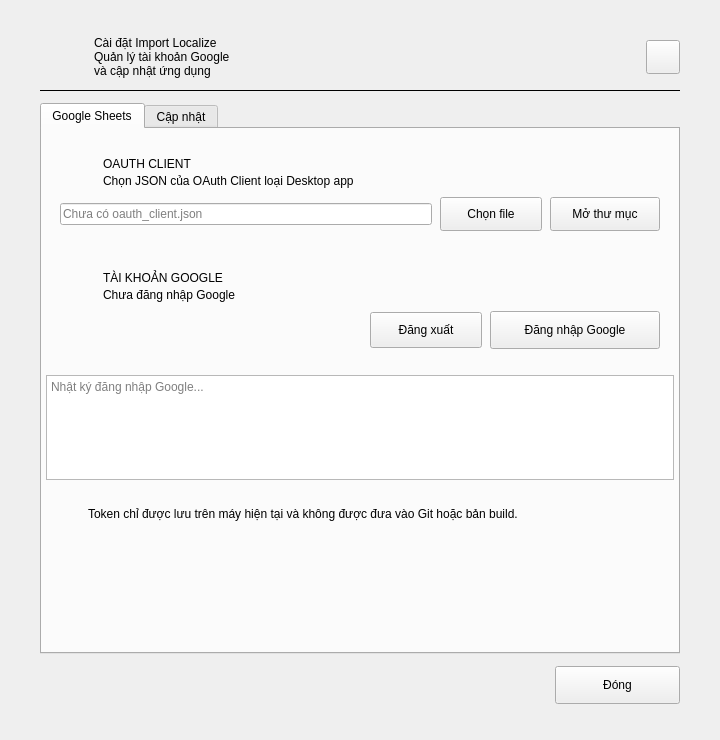
<?xml version="1.0" encoding="UTF-8"?>
<ui version="4.0">
 <class>SettingsForm</class>
 <widget class="QWidget" name="SettingsForm">
  <property name="geometry"><rect><x>0</x><y>0</y><width>720</width><height>740</height></rect></property>
  <layout class="QVBoxLayout" name="outsideLayout">
   <property name="spacing"><number>0</number></property>
   <property name="leftMargin"><number>18</number></property>
   <property name="topMargin"><number>18</number></property>
   <property name="rightMargin"><number>18</number></property>
   <property name="bottomMargin"><number>18</number></property>
   <item>
    <widget class="QFrame" name="dialogCard">
     <layout class="QVBoxLayout" name="rootLayout">
      <property name="spacing"><number>12</number></property>
      <property name="leftMargin"><number>22</number></property>
      <property name="topMargin"><number>18</number></property>
      <property name="rightMargin"><number>22</number></property>
      <property name="bottomMargin"><number>18</number></property>
      <item>
       <layout class="QHBoxLayout" name="headerLayout">
        <property name="spacing"><number>12</number></property>
        <item><widget class="QLabel" name="dialogIconLabel"><property name="minimumSize"><size><width>42</width><height>42</height></size></property><property name="maximumSize"><size><width>42</width><height>42</height></size></property><property name="alignment"><set>Qt::AlignmentFlag::AlignCenter</set></property></widget></item>
        <item><layout class="QVBoxLayout" name="titleLayout"><property name="spacing"><number>0</number></property><item><widget class="QLabel" name="titleLabel"><property name="text"><string>Cài đặt Import Localize</string></property></widget></item><item><widget class="QLabel" name="subtitleLabel"><property name="text"><string>Quản lý tài khoản Google và cập nhật ứng dụng</string></property><property name="wordWrap"><bool>true</bool></property></widget></item></layout></item>
        <item><spacer name="headerSpacer"><property name="orientation"><enum>Qt::Orientation::Horizontal</enum></property><property name="sizeHint" stdset="0"><size><width>20</width><height>20</height></size></property></spacer></item>
        <item><widget class="QPushButton" name="closeIconButton"><property name="minimumSize"><size><width>34</width><height>34</height></size></property><property name="maximumSize"><size><width>34</width><height>34</height></size></property><property name="text"><string/></property><property name="toolTip"><string>Đóng</string></property></widget></item>
       </layout>
      </item>
      <item><widget class="QFrame" name="dialogDivider"><property name="minimumSize"><size><width>0</width><height>1</height></size></property><property name="maximumSize"><size><width>16777215</width><height>1</height></size></property><property name="frameShape"><enum>QFrame::Shape::HLine</enum></property></widget></item>
      <item>
       <widget class="QTabWidget" name="settingsTabs">
        <property name="currentIndex"><number>0</number></property>
        <widget class="QWidget" name="googleTab">
         <attribute name="title"><string>Google Sheets</string></attribute>
         <layout class="QVBoxLayout" name="googleTabLayout">
          <property name="spacing"><number>14</number></property><property name="leftMargin"><number>4</number></property><property name="topMargin"><number>14</number></property><property name="rightMargin"><number>4</number></property><property name="bottomMargin"><number>6</number></property>
          <item>
           <widget class="QFrame" name="oauthClientCard">
            <layout class="QVBoxLayout" name="oauthClientLayout">
             <property name="spacing"><number>8</number></property><property name="leftMargin"><number>14</number></property><property name="topMargin"><number>12</number></property><property name="rightMargin"><number>14</number></property><property name="bottomMargin"><number>12</number></property>
             <item><layout class="QHBoxLayout" name="oauthClientHeaderLayout"><property name="spacing"><number>9</number></property><item><widget class="QLabel" name="oauthClientIconLabel"><property name="minimumSize"><size><width>34</width><height>34</height></size></property><property name="maximumSize"><size><width>34</width><height>34</height></size></property><property name="alignment"><set>Qt::AlignmentFlag::AlignCenter</set></property></widget></item><item><layout class="QVBoxLayout" name="oauthClientTitleLayout"><property name="spacing"><number>0</number></property><item><widget class="QLabel" name="oauthClientTitleLabel"><property name="text"><string>OAUTH CLIENT</string></property></widget></item><item><widget class="QLabel" name="oauthClientHintLabel"><property name="text"><string>Chọn JSON của OAuth Client loại Desktop app</string></property><property name="wordWrap"><bool>true</bool></property></widget></item></layout></item></layout></item>
             <item><layout class="QHBoxLayout" name="oauthClientPathLayout"><property name="spacing"><number>8</number></property><item><widget class="QLineEdit" name="oauthClientPathEdit"><property name="readOnly"><bool>true</bool></property><property name="placeholderText"><string>Chưa có oauth_client.json</string></property></widget></item><item><widget class="QPushButton" name="chooseOauthButton"><property name="minimumSize"><size><width>102</width><height>34</height></size></property><property name="text"><string>Chọn file</string></property></widget></item><item><widget class="QPushButton" name="openConfigButton"><property name="minimumSize"><size><width>110</width><height>34</height></size></property><property name="text"><string>Mở thư mục</string></property></widget></item></layout></item>
            </layout>
           </widget>
          </item>
          <item>
           <widget class="QFrame" name="googleAccountCard">
            <layout class="QVBoxLayout" name="googleAccountLayout">
             <property name="spacing"><number>8</number></property><property name="leftMargin"><number>14</number></property><property name="topMargin"><number>12</number></property><property name="rightMargin"><number>14</number></property><property name="bottomMargin"><number>12</number></property>
             <item><layout class="QHBoxLayout" name="googleAccountHeaderLayout"><property name="spacing"><number>9</number></property><item><widget class="QLabel" name="googleAccountIconLabel"><property name="minimumSize"><size><width>34</width><height>34</height></size></property><property name="maximumSize"><size><width>34</width><height>34</height></size></property><property name="alignment"><set>Qt::AlignmentFlag::AlignCenter</set></property></widget></item><item><layout class="QVBoxLayout" name="googleAccountTitleLayout"><property name="spacing"><number>0</number></property><item><widget class="QLabel" name="googleAccountTitleLabel"><property name="text"><string>TÀI KHOẢN GOOGLE</string></property></widget></item><item><widget class="QLabel" name="oauthStatusLabel"><property name="text"><string>Chưa đăng nhập Google</string></property><property name="wordWrap"><bool>true</bool></property></widget></item></layout></item></layout></item>
             <item><layout class="QHBoxLayout" name="googleButtonsLayout"><property name="spacing"><number>8</number></property><item><spacer name="googleButtonsSpacer"><property name="orientation"><enum>Qt::Orientation::Horizontal</enum></property><property name="sizeHint" stdset="0"><size><width>20</width><height>20</height></size></property></spacer></item><item><widget class="QPushButton" name="logoutGoogleButton"><property name="minimumSize"><size><width>112</width><height>36</height></size></property><property name="text"><string>Đăng xuất</string></property></widget></item><item><widget class="QPushButton" name="loginGoogleButton"><property name="minimumSize"><size><width>170</width><height>38</height></size></property><property name="text"><string>Đăng nhập Google</string></property></widget></item></layout></item>
            </layout>
           </widget>
          </item>
          <item><widget class="QPlainTextEdit" name="oauthLogEdit"><property name="minimumSize"><size><width>0</width><height>76</height></size></property><property name="maximumSize"><size><width>16777215</width><height>105</height></size></property><property name="readOnly"><bool>true</bool></property><property name="placeholderText"><string>Nhật ký đăng nhập Google...</string></property></widget></item>
          <item><widget class="QFrame" name="securityNotePanel"><layout class="QHBoxLayout" name="securityNoteLayout"><property name="spacing"><number>8</number></property><property name="leftMargin"><number>10</number></property><property name="topMargin"><number>8</number></property><property name="rightMargin"><number>10</number></property><property name="bottomMargin"><number>8</number></property><item><widget class="QLabel" name="securityNoteIconLabel"><property name="minimumSize"><size><width>24</width><height>24</height></size></property><property name="maximumSize"><size><width>24</width><height>24</height></size></property><property name="alignment"><set>Qt::AlignmentFlag::AlignCenter</set></property></widget></item><item><widget class="QLabel" name="securityNoteLabel"><property name="text"><string>Token chỉ được lưu trên máy hiện tại và không được đưa vào Git hoặc bản build.</string></property><property name="wordWrap"><bool>true</bool></property></widget></item></layout></widget></item>
          <item><spacer name="googleTabSpacer"><property name="orientation"><enum>Qt::Orientation::Vertical</enum></property><property name="sizeHint" stdset="0"><size><width>20</width><height>10</height></size></property></spacer></item>
         </layout>
        </widget>
        <widget class="QWidget" name="updateTab">
         <attribute name="title"><string>Cập nhật</string></attribute>
         <layout class="QVBoxLayout" name="updateTabLayout">
          <property name="spacing"><number>14</number></property><property name="leftMargin"><number>4</number></property><property name="topMargin"><number>14</number></property><property name="rightMargin"><number>4</number></property><property name="bottomMargin"><number>6</number></property>
          <item>
           <widget class="QFrame" name="updateSourceCard">
            <layout class="QVBoxLayout" name="updateSourceLayout">
             <property name="spacing"><number>8</number></property><property name="leftMargin"><number>14</number></property><property name="topMargin"><number>12</number></property><property name="rightMargin"><number>14</number></property><property name="bottomMargin"><number>12</number></property>
             <item><layout class="QHBoxLayout" name="updateSourceHeaderLayout"><property name="spacing"><number>9</number></property><item><widget class="QLabel" name="updateIconLabel"><property name="minimumSize"><size><width>34</width><height>34</height></size></property><property name="maximumSize"><size><width>34</width><height>34</height></size></property><property name="alignment"><set>Qt::AlignmentFlag::AlignCenter</set></property></widget></item><item><layout class="QVBoxLayout" name="updateSourceTitleLayout"><property name="spacing"><number>0</number></property><item><widget class="QLabel" name="updateTitleLabel"><property name="text"><string>NGUỒN CẬP NHẬT</string></property></widget></item><item><widget class="QLabel" name="updateHintLabel"><property name="text"><string>Lấy bản phát hành mới nhất từ GitHub Releases</string></property><property name="wordWrap"><bool>true</bool></property></widget></item></layout></item></layout></item>
             <item><layout class="QFormLayout" name="updateRepositoryLayout"><property name="horizontalSpacing"><number>10</number></property><property name="verticalSpacing"><number>8</number></property><item row="0" column="0"><widget class="QLabel" name="updateRepositoryLabel"><property name="text"><string>Repository</string></property></widget></item><item row="0" column="1"><widget class="QLineEdit" name="updateRepositoryEdit"><property name="placeholderText"><string>owner/Import_Localize</string></property></widget></item><item row="1" column="1"><widget class="QCheckBox" name="autoCheckUpdatesCheckBox"><property name="text"><string>Tự động kiểm tra khi mở ứng dụng</string></property><property name="checked"><bool>true</bool></property></widget></item></layout></item>
            </layout>
           </widget>
          </item>
          <item>
           <widget class="QFrame" name="updateStatusCard">
            <layout class="QVBoxLayout" name="updateStatusLayout">
             <property name="spacing"><number>8</number></property><property name="leftMargin"><number>14</number></property><property name="topMargin"><number>12</number></property><property name="rightMargin"><number>14</number></property><property name="bottomMargin"><number>12</number></property>
             <item><layout class="QGridLayout" name="versionGrid"><property name="horizontalSpacing"><number>10</number></property><property name="verticalSpacing"><number>6</number></property><item row="0" column="0"><widget class="QLabel" name="currentVersionLabel"><property name="text"><string>Phiên bản hiện tại</string></property></widget></item><item row="0" column="1"><widget class="QLabel" name="currentVersionValueLabel"><property name="text"><string>v0.0.0</string></property></widget></item><item row="1" column="0"><widget class="QLabel" name="latestVersionLabel"><property name="text"><string>Phiên bản mới nhất</string></property></widget></item><item row="1" column="1"><widget class="QLabel" name="latestVersionValueLabel"><property name="text"><string>Chưa kiểm tra</string></property></widget></item></layout></item>
             <item><widget class="QLabel" name="updateStatusLabel"><property name="text"><string>Nhấn Kiểm tra cập nhật để tìm bản mới.</string></property><property name="wordWrap"><bool>true</bool></property></widget></item>
             <item><widget class="QProgressBar" name="updateProgressBar"><property name="minimumSize"><size><width>0</width><height>14</height></size></property><property name="maximumSize"><size><width>16777215</width><height>14</height></size></property><property name="value"><number>0</number></property><property name="textVisible"><bool>false</bool></property></widget></item>
             <item><widget class="QPlainTextEdit" name="releaseNotesEdit"><property name="minimumSize"><size><width>0</width><height>160</height></size></property><property name="maximumSize"><size><width>16777215</width><height>220</height></size></property><property name="readOnly"><bool>true</bool></property><property name="placeholderText"><string>Ghi chú phát hành sẽ hiển thị tại đây.</string></property></widget></item>
             <item><layout class="QHBoxLayout" name="updateButtonsLayout"><property name="spacing"><number>8</number></property><item><widget class="QPushButton" name="openReleaseButton"><property name="text"><string>Mở trang Release</string></property></widget></item><item><spacer name="updateButtonsSpacer"><property name="orientation"><enum>Qt::Orientation::Horizontal</enum></property><property name="sizeHint" stdset="0"><size><width>20</width><height>20</height></size></property></spacer></item><item><widget class="QPushButton" name="checkUpdateButton"><property name="minimumSize"><size><width>156</width><height>38</height></size></property><property name="text"><string>Kiểm tra cập nhật</string></property></widget></item><item><widget class="QPushButton" name="installUpdateButton"><property name="minimumSize"><size><width>184</width><height>40</height></size></property><property name="text"><string>Tải và cài đặt</string></property><property name="enabled"><bool>false</bool></property></widget></item></layout></item>
            </layout>
           </widget>
          </item>
          <item><spacer name="updateTabSpacer"><property name="orientation"><enum>Qt::Orientation::Vertical</enum></property><property name="sizeHint" stdset="0"><size><width>20</width><height>10</height></size></property></spacer></item>
         </layout>
        </widget>
       </widget>
      </item>
      <item><layout class="QHBoxLayout" name="footerLayout"><item><spacer name="footerSpacer"><property name="orientation"><enum>Qt::Orientation::Horizontal</enum></property><property name="sizeHint" stdset="0"><size><width>40</width><height>20</height></size></property></spacer></item><item><widget class="QPushButton" name="closeButton"><property name="minimumSize"><size><width>125</width><height>38</height></size></property><property name="text"><string>Đóng</string></property></widget></item></layout></item>
     </layout>
    </widget>
   </item>
  </layout>
 </widget>
 <resources/>
 <connections/>
</ui>
